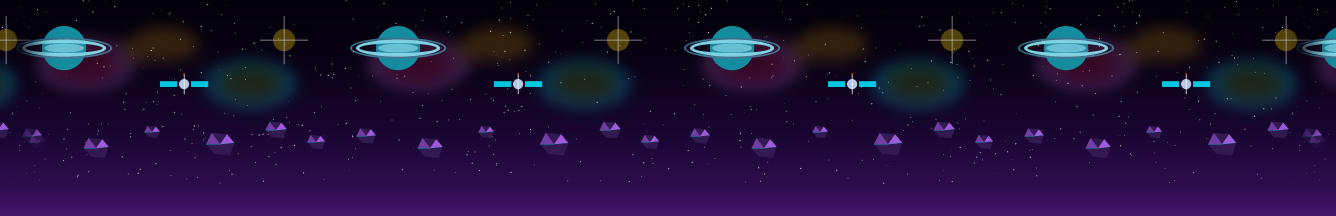
#> input picture assets/images/cosmos_bg.jpg, 6680 x 1080 px, given in place of forest_panel_1_1788280156491.jpg, which was not available (shown at 1/5 size)
$ python stitch_forest.py
#> lines starting #> are read from the running program, lines starting #| are printed output that depends on the picture; pictures that were not available may be replaced by others from this repository, and a replacement may not be noted
import os
import math
import numpy as np
from PIL import Image

def smooth_blend(arr1, arr2, overlap):
    h, w1, _ = arr1.shape
    _, w2, _ = arr2.shape

    left_part = arr1[:, :w1 - overlap, :]

    overlap_left = arr1[:, w1 - overlap:, :].astype(np.float32)
    overlap_right = arr2[:, :overlap, :].astype(np.float32)

    t = np.linspace(0, 1, overlap, endpoint=True)[np.newaxis, :, np.newaxis]
    weights = (0.5 - 0.5 * np.cos(np.pi * t)).astype(np.float32)

    blended_overlap = (overlap_left * (1.0 - weights) + overlap_right * weights).astype(np.uint8)
    right_part = arr2[:, overlap:, :]

    return np.concatenate([left_part, blended_overlap, right_part], axis=1)

def make_truly_seamless(arr, wrap_overlap=280):
    H, W, C = arr.shape
    K = wrap_overlap
    L = arr[:, :K, :].astype(np.float32)
    R = arr[:, W - K:, :].astype(np.float32)

    t = np.linspace(0, 1, K, endpoint=True)[np.newaxis, :, np.newaxis]
    alpha = (0.5 - 0.5 * np.cos(np.pi * t)).astype(np.float32)

    blended = (1.0 - alpha) * R + alpha * L
    middle = arr[:, K : W - K, :].astype(np.float32)

    return np.concatenate([blended, middle], axis=1).astype(np.uint8)

def process_forest_panorama():
    base_dir = r"C:\Users\gurpr\.gemini\antigravity-ide\brain\077f5367-1aab-439d-9e17-d894ac96da0d"
    p1_path = os.path.join(base_dir, "forest_panel_1_1788280156491.jpg")
    p2_path = os.path.join(base_dir, "forest_panel_2_1788280177887.jpg")
    p3_path = os.path.join(base_dir, "forest_panel_3_alt_1788280219272.jpg")

    target_height = 768

    img1 = Image.open(p1_path).convert("RGB")
#> img1 is the input picture: PIL image 6680x1080 RGB; mean R, G, B 31, 16.8, 53.6
    img2 = Image.open(p2_path).convert("RGB")
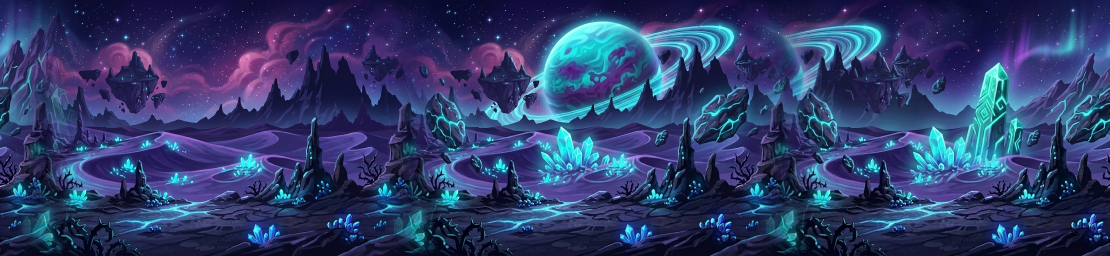
#> input picture assets/images/cosmos_bg_panorama.jpg, 3328 x 768 px, given in place of forest_panel_2_1788280177887.jpg, which was not available (shown at 1/3 size)
#> img2 is the input picture: PIL image 3328x768 RGB; mean R, G, B 46.9, 61.2, 106.8
    img3 = Image.open(p3_path).convert("RGB")

    def resize_h(img, h):
        w = int(round(img.width * (h / img.height)))
        return img.resize((w, h), Image.Resampling.LANCZOS)

    img1 = resize_h(img1, target_height)
    img2 = resize_h(img2, target_height)
    img3 = resize_h(img3, target_height)

    arr1 = np.array(img1)
    arr2 = np.array(img2)
    arr3 = np.array(img3)

    overlap = 260

    print(f"Panel 1 shape: {arr1.shape}")
#| Panel 1 shape: (768, 4750, 3)
    print(f"Panel 2 shape: {arr2.shape}")
#| Panel 2 shape: (768, 3328, 3)
    print(f"Panel 3 shape: {arr3.shape}")
#| Panel 3 shape: (768, 3328, 3)

    # 1. Stitch 1 -> 2
    stitched_12 = smooth_blend(arr1, arr2, overlap)
    # 2. Stitch 12 -> 3
    stitched_123 = smooth_blend(stitched_12, arr3, overlap)
#> call 2 of smooth_blend, with overlap = 260
#> in smooth_blend (call 2), `left_part = arr1[:, :w1 - overlap, :]`:
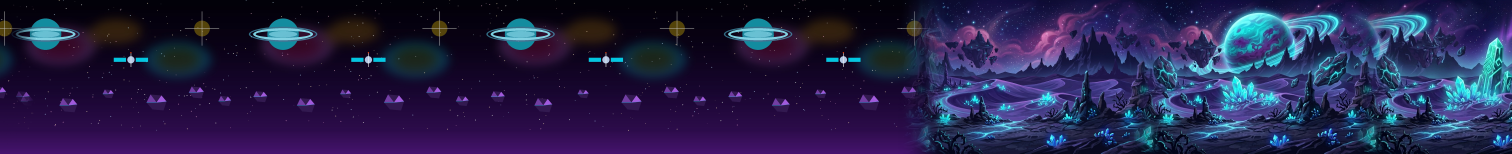
#> left_part: shape (768, 7558, 3) (shown at 1/5 size); mean R, G, B 37.3, 34.2, 74.4
#> in smooth_blend (call 2), `blended_overlap = (overlap_left * (1.0 - weights) + overlap_right * we..`:
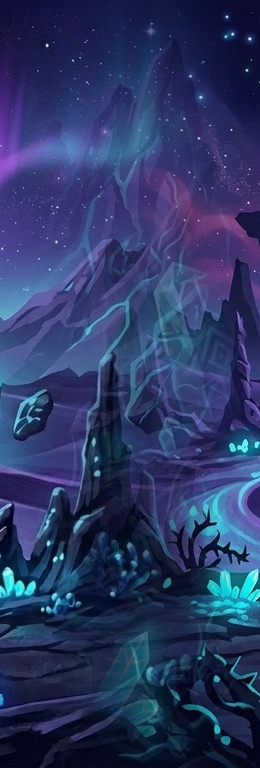
#> blended_overlap: shape (768, 260, 3); mean R, G, B 43, 56, 100.4
    print(f"Stitched 3 panels shape: {stitched_123.shape}")
#| Stitched 3 panels shape: (768, 10886, 3)

    # 3. Make wrap-around seamless
    seamless_forest = make_truly_seamless(stitched_123, wrap_overlap=280)
#> in make_truly_seamless, `L = arr[:, :K, :].astype(np.float32)`:
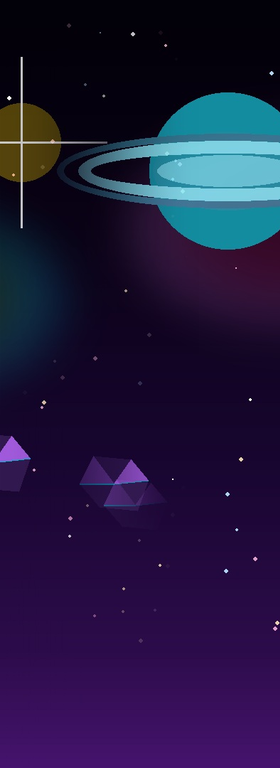
#> L: shape (768, 280, 3) float32; mean R, G, B 33.4, 24.3, 62.2
#> in make_truly_seamless, `R = arr[:, W - K:, :].astype(np.float32)`:
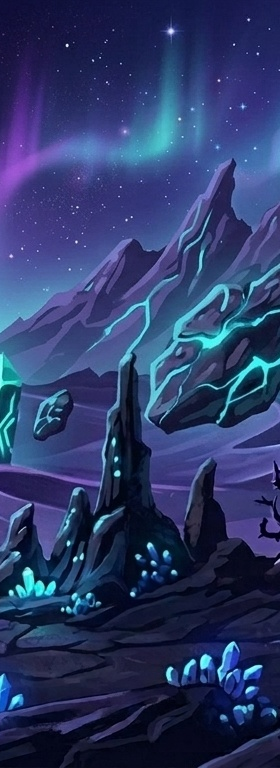
#> R: shape (768, 280, 3) float32; mean R, G, B 44.3, 58.3, 104.4
#> in make_truly_seamless, `blended = (1.0 - alpha) * R + alpha * L`:
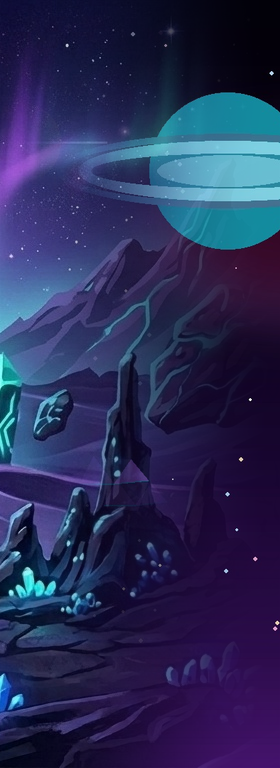
#> blended: shape (768, 280, 3) float32; mean R, G, B 40.9, 44.8, 88.3
#> in make_truly_seamless, `return np.concatenate([blended, middle], axis=1).astype(np.uint8)`:
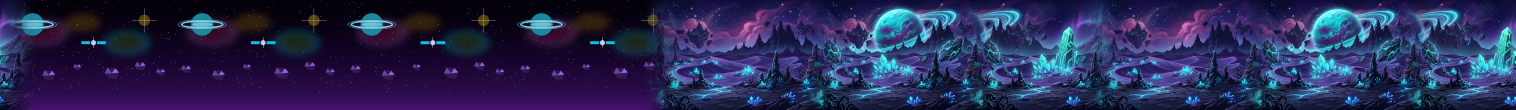
#> returned value: shape (768, 10606, 3) (shown at 1/7 size); mean of channels 0, 1, 2 40.3, 42.5, 84.4; drawn as R, G, B
    print(f"Final seamless forest panorama shape: {seamless_forest.shape}")
#| Final seamless forest panorama shape: (768, 10606, 3)

    final_img = Image.fromarray(seamless_forest)

    out_dir = r"c:\Users\gurpr\OneDrive\Desktop\Projects\Flutter\Work - Freelance\Games\dino_run_epochs\assets\images"
    out_path = os.path.join(out_dir, "forest_bg.jpg")

    final_img.save(out_path, quality=95, optimize=True)
    print(f"Saved Forest background to: {out_path}")

    pano_copy = os.path.join(out_dir, "forest_bg_panorama.jpg")
    final_img.save(pano_copy, quality=95, optimize=True)
    print(f"Saved panorama copy to: {pano_copy}")

if __name__ == "__main__":
    process_forest_panorama()
